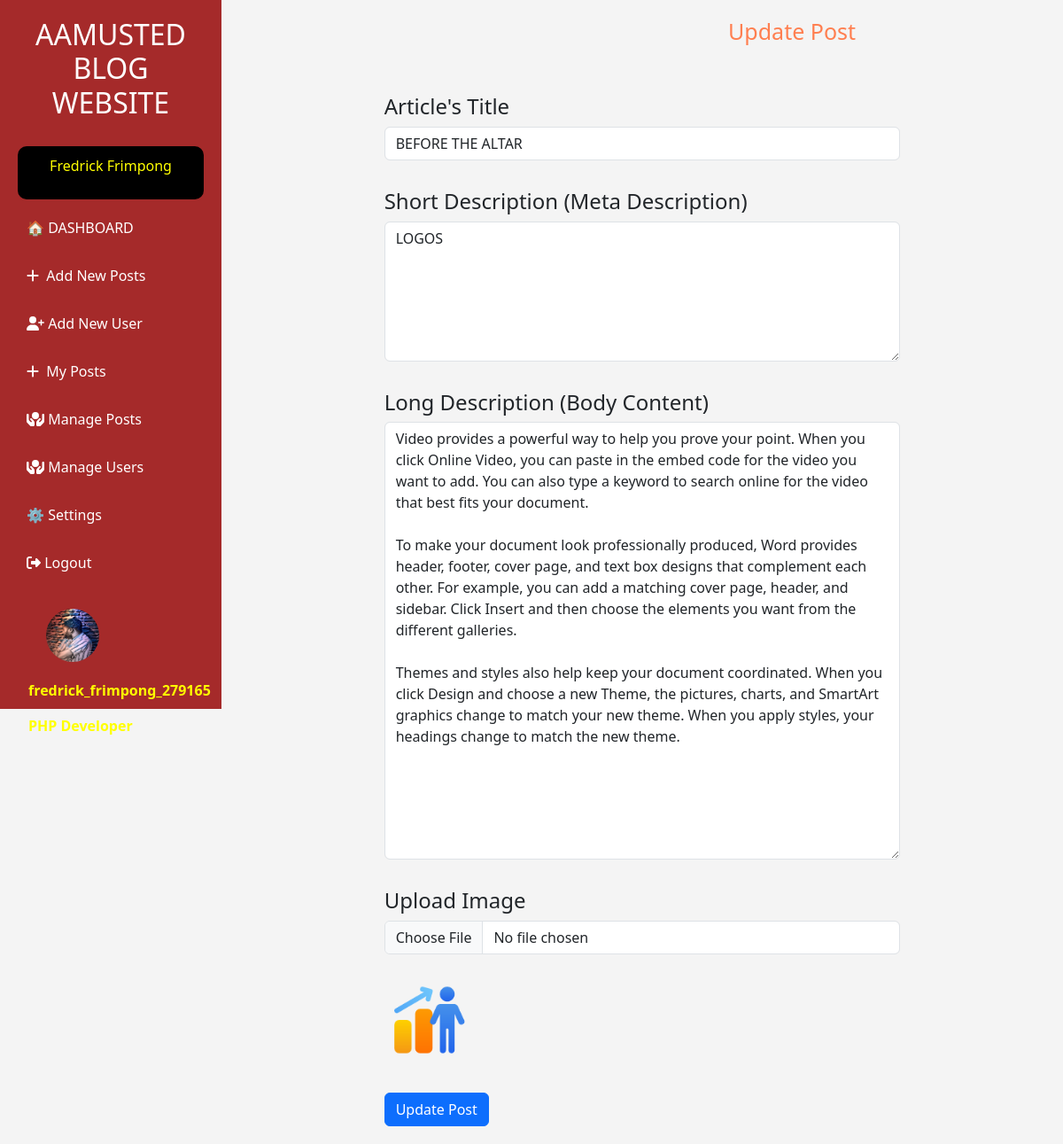
Page /admin/admin_update_post.php?update_id=7 (signed in) on the committed database.
### tables this page shows
CREATE TABLE `blog_users` (
  `user_id` int(11) NOT NULL,
  `fname` varchar(100) NOT NULL,
  `lname` varchar(100) NOT NULL,
  `email` varchar(100) NOT NULL,
  `password` varchar(255) NOT NULL,
  `user_name` varchar(255) NOT NULL,
  `gender` varchar(20) NOT NULL,
  `role` varchar(100) NOT NULL,
  `date` datetime NOT NULL,
  `status` varchar(100) NOT NULL
);

CREATE TABLE `profile_photo` (
  `profile_id` int(11) NOT NULL,
  `user_id` int(11) NOT NULL,
  `user_name` varchar(255) NOT NULL,
  `profession` varchar(255) NOT NULL,
  `image` varchar(255) NOT NULL,
  `date` datetime NOT NULL
);

CREATE TABLE `blog_posts` (
  `post_id` int(11) NOT NULL,
  `user_id` int(10) NOT NULL,
  `fname` varchar(255) NOT NULL,
  `lname` varchar(255) NOT NULL,
  `title` varchar(255) NOT NULL,
  `description` varchar(255) NOT NULL,
  `content` text NOT NULL,
  `content_image` varchar(255) NOT NULL,
  `date` datetime NOT NULL,
  `status` varchar(100) NOT NULL
);

### admin/admin_update_post.php (the view, shortened to what this page needs)
<?php
$conn =mysqli_connect ("localhost","root","","blog");
$id = $_GET['update_id'];
?>
<!DOCTYPE html>
<html lang="en">
<head>
     <link href="https://cdn.jsdelivr.net/npm/bootstrap@5.0.2/dist/css/bootstrap.min.css" rel="stylesheet" >
     <link rel="stylesheet" href="//maxcdn.bootstrapcdn.com/font-awesome/4.3.0/css/font-awesome.min.css">
    <link rel="stylesheet" href="https://cdnjs.cloudflare.com/ajax/libs/font-awesome/6.1.1/css/all.min.css" />
    <link rel="stylesheet" href="assets/css/bootstrap.min.css">
    <link rel="stylesheet" href="..\includes/header.css">
</head>
<body>
      <?php
      include"..\includes/admin_sidebar.php";
      $sql = "SELECT * FROM `blog_posts` WHERE post_id = $id ";
      $query = mysqli_query($conn,$sql);
      $row = mysqli_fetch_assoc($query);
      ?><br><br>
<div class="main-content">
      <div class="container">
        <div class="row">
            <div class="col-md-2"></div>
            <div class="col-md-8 " >
                <div class="card-header">
                        <div class="col-2">
                        </div>
                        <div class="col-2"></div>
                        <div class="col-2"></div>
                        <div class="col-2"></div>
                        <div class="col-4">
                            <h4 class="new-article">Update Post</h4>
                        </div>
                </div>   <br><br>
                <div class="card-body">
                            <form action=" " method="post" enctype="multipart/form-data">
                                <div class="form-group mb-2">
                                    <h4>Article's Title</h4>
                                    <input type="text" name="title" class="form-control" placeholder="Enter Article's Title" value="<?php echo $row['title']?>">
                                </div><br>
                                <div class="form-group mb-2">
                                    <h4>Short Description (Meta Description)</h4>
                                    <textarea type="text" name="short_description" class="form-control" cols="120" rows="6" placeholder="Enter Articles Description" ><?php  echo $row['description']?></textarea>
                                </div><br>
                                <div class="form-group mb-2">
                                    <h4>Long Description (Body Content)</h4>
                                    <textarea name="content" class="form-control"id="textarea1" cols="120" rows="20" id="" placeholder="Enter Article's Content" ><?php  echo $row['content']?></textarea>
                                </div><br>
                                <div class="form-group mb-2">
                                    <h4>Upload Image</h4>
                                    <input type="file" class="form-control" name="image"  ><br>
                                    <img src="..\imagepost/<?php echo $row['content_image'];?>" width="100px" height="100px">
                                </div><br>
                                <button type="submit" name="update_article" class="btn btn-primary">Update Post</button>
                            </form>
                        </div>
            </div>
            <div class="col-md-2"></div>
        </div>
      </div>
    </div>
</body>
</html>

### includes/admin_sidebar.php (shortened to what this page needs)
<?php
include"..\includes/connection.php";
?>
 <?php
                    $user = $_SESSION['email'];
                    $get_user = "select * from blog_users where email = '$user' ";
                    $run_user =  mysqli_query($conn,$get_user);
                   if( $row = mysqli_fetch_array($run_user)){
                    $user_id = $row['user_id'];
                    $user_name = $row['user_name'];
                    $first_name = $row['fname'];
                    $last_name = $row['lname'];
                    $user_password = $row['password'];
                    $user_email = $row['email'];
                    $user_gender = $row['gender'];
                    $register_date = $row['date'];
                    $user_posts = "select * from blog_posts";
                    $run_posts = mysqli_query($conn,$user_posts);
                    $posts = mysqli_num_rows($run_posts);
                ?>
<?php  }?>
<!DOCTYPE html>
<html lang="en">
<head>
  <link rel="stylesheet" href="https://cdnjs.cloudflare.com/ajax/libs/font-awesome/6.5.0/css/all.min.css">
     <link href="https://cdn.jsdelivr.net/npm/bootstrap@5.0.2/dist/css/bootstrap.min.css" rel="stylesheet" >
     <link rel="stylesheet" href="//maxcdn.bootstrapcdn.com/font-awesome/4.3.0/css/font-awesome.min.css">
    <link rel="stylesheet" href="https://cdnjs.cloudflare.com/ajax/libs/font-awesome/6.1.1/css/all.min.css" />
    <link rel="stylesheet" href="assets/css/bootstrap.min.css">
    <link rel="stylesheet" href="..\includes/header.css">
</head>
<body>
  <div class="sidebar" id="sidebar">
    <h2>AAMUSTED BLOG WEBSITE</h2>
   <div style="background-color: black;padding:10px;border-radius:10px">
    <p style="color:yellow; text-align:center">
      <?php echo $row['fname'] . " " .  $row['lname'];?>
    </p>
  </div>
    <a href="admin_blog_post.php">🏠 DASHBOARD</a>
    <a href="admin_add_posts.php"><i class="fa-solid fa-plus"></i> &nbsp;Add New Posts</a>
    <a href="add_new_user.php"><i class="fa-solid fa-user-plus"></i>&nbsp;Add New User</a>
    <a href="admin_posts_only.php"><i class="fa-solid fa-plus"></i> &nbsp;My Posts</a>
    <a href="admin_manage_posts.php"><i class="fa-solid fa-hands-holding-circle"></i> Manage Posts</a>
    <a href="admin_manage_users.php"><i class="fa-solid fa-hands-holding-circle"></i> Manage Users</a>
    <a href="admin_set_profile.php">⚙️ Settings</a>
   <a href="..\login.php" onclick="return confirm('Do You Really Want to Logout This Page? ')"><i class="fas fa-sign-out-alt"></i> Logout</a>
     <div class="container" id="" >
        <div class="row">
            <div  class="col-md-12" id="profile-pic">
            <?php
          $sql = "SELECT * FROM `profile_photo` inner join blog_users where profile_photo.user_id = blog_users.user_id AND  blog_users.email = '".$_SESSION['email']."' ";
          $query= mysqli_query($conn, $sql);
          while($row = mysqli_fetch_assoc($query)){
            ?>
            <img src="..\img/<?php echo $row['image']?>" style="width:60px;height:60px">
            <p style="color:yellow; font-weight:bold; font-family:'Segoe UI', Tahoma, Geneva, Verdana, sans-serif"><?php echo $row['user_name']?></p>
            <p style="color:yellow; font-weight:bold; font-family:'Segoe UI', Tahoma, Geneva, Verdana, sans-serif"><?php echo $row['profession']?></p>
              <?php
            }
            ?>
            </div>
        </div>
      </div><br>
  </div>
</body>
</html>

### includes/admin_sidebar.php (style rules this page uses)
* { box-sizing: border-box; margin: 0; padding: 0; }
body { font-family: 'Segoe UI', sans-serif; display: flex; min-height: 100vh; background-color: #f4f4f4; }
.sidebar { background-image: linear-gradient(to right,#A52A2A, #A52A2A); color: white; width: 250px; height: 100vh; position: fixed; top: 0; left: 0; padding: 20px; transition: transform 0.3s ease; }
.sidebar h2 { margin-bottom: 30px; text-align: center; }
.sidebar a { display: block; padding: 10px; margin: 10px 0; text-decoration: none; color: white; border-radius: 5px; transition: background 0.2s; }
.main-content { margin-left: 250px; padding: 20px; width: 100%; }
#profile-pic img { margin: 20px; margin-bottom:20px; border-radius: 100%; width: 70px; }

### admin/admin_update_post.php (style rules this page uses)
body { overflow: scroll; }
.card-header { display:flex; }
.new-article { color:coral; font-size: 25px; }

### rows in the picture
blog_users: fname "Fredrick", lname "Frimpong"
profile_photo: image (picture), user.user_name "fredrick_frimpong_279165"
blog_posts: title "BEFORE THE ALTAR", short_description "LOGOS", content "Video provides a powerful way to help you prove your point. When you click Online Video, you can paste in the embed code for the video you want to add. You can also type a keyword to search online for the video that best fits your document. To make your document look professionally produced, Word provides header, footer, cover page, and text box designs that complement each other. For example, you can add a matching cover page, header, and sidebar. Click Insert and then choose the elements you want from the different galleries. Themes and styles also help keep your document coordinated. When you click Design and choose a new Theme, the pictures, charts, and SmartArt graphics change to match…", content_image (picture)
